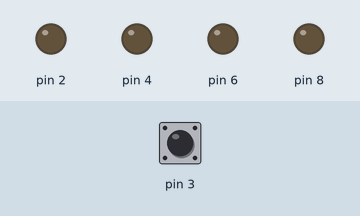
This sketch was run on a simulated Arduino Uno, built with avr-gcc and run on an emulated ATmega328P. On the bench: output pins drawn as LEDs (lit = HIGH). The inputs (shaded band) are chosen by the test bench; at power-on: pin 3 HIGH.

Above: at 1.2 s.
1.3 s: pin 3 driven LOW
At 1.8 s:
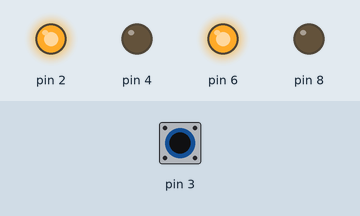
2.8 s: pin 3 pulsed HIGH 5 times (0.12 s each, 0.3 s apart)
At 4.7 s:
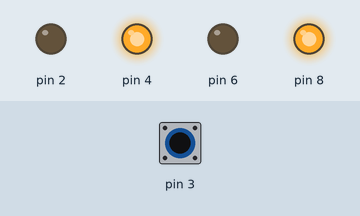
Timing chart, 0 to 6.2 s (numbered marks = the images above; inputs shaded):
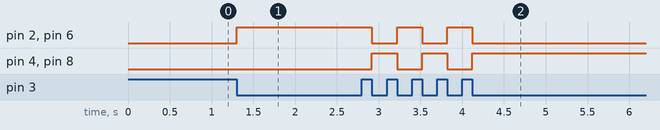

Measured:
- after the input at 1.3 s, pin 2, pin 6: LOW → HIGH at once
- after the input at 2.8 s, pin 2, pin 6: alternates HIGH for 0.30 s and LOW for 0.30 s, 5 changes in all, then stays LOW, starting after 0.12 s; pin 4, pin 8: alternates HIGH for 0.30 s and LOW for 0.30 s, 5 changes in all, then stays HIGH, starting after 0.12 s

The sketch:

EXTERNAL.ino
```cpp
int x,y,z,a;
boolean ledon=false;
void setup()
{
  pinMode(A0,INPUT);
  pinMode(A1,INPUT);
  pinMode(A2,INPUT);
  pinMode(A3,INPUT);
  pinMode(8,OUTPUT);
  pinMode(6,OUTPUT);
  pinMode(4,OUTPUT);
  pinMode(2,OUTPUT);
  pinMode(3,INPUT);
  attachInterrupt(1,p,FALLING);
 }
void p()
{
    if(ledon){
    ledon=false;
    digitalWrite(8,HIGH);
    digitalWrite(6,LOW);
    digitalWrite(4,HIGH);
    digitalWrite(2,LOW);
    }else{
    ledon=true;
    digitalWrite(8,LOW);
    digitalWrite(6,HIGH);
    digitalWrite(4,LOW);
    digitalWrite(2,HIGH);
    }


}

void loop()
{

}
```
